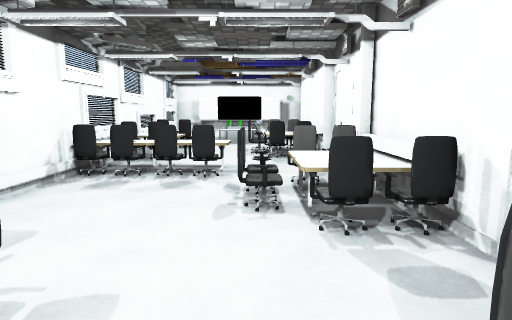
[1] (above)

13 first-person views from a walk through a scene from a Unity 3-D project. The camera is 1.5 m above the floor, tilts 8° down and sees 75° across. The floor is counted in squares, 1 m on a side. Each view is taken from the middle of a square. On the plan, view 1 faces up. The plan holds only what a view shows up to about 15 squares ahead; the rest is blank. The player is left out. Some surface patterns are stand-ins.

[2]
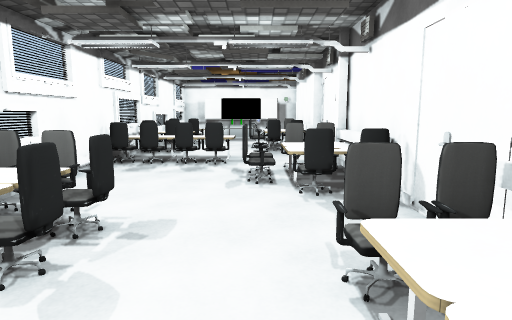

[3]
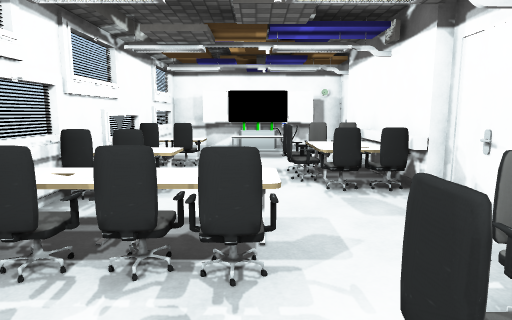

[4]
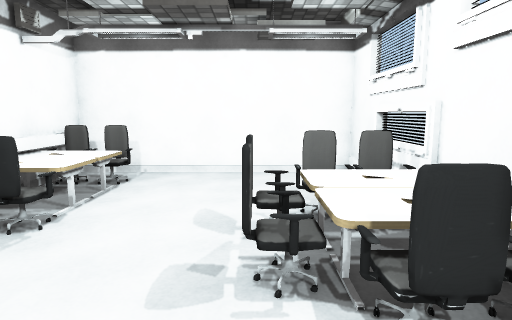

[5]
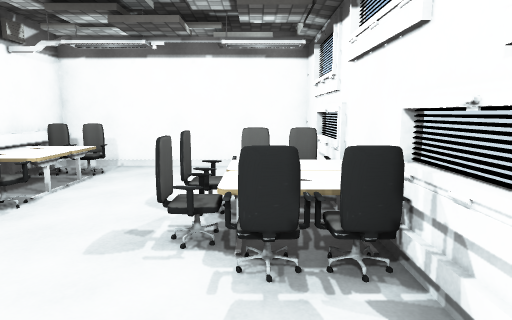

[6]
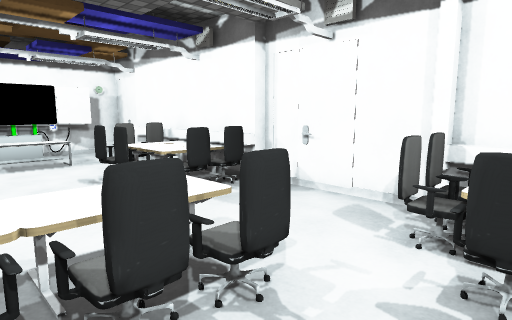

[7]
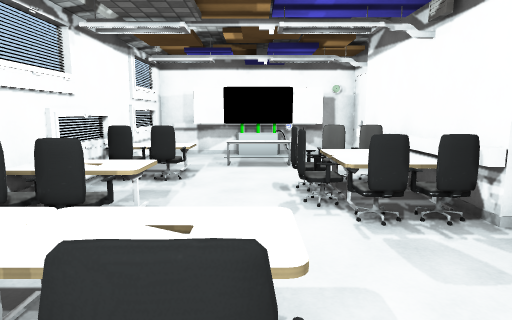

[8]
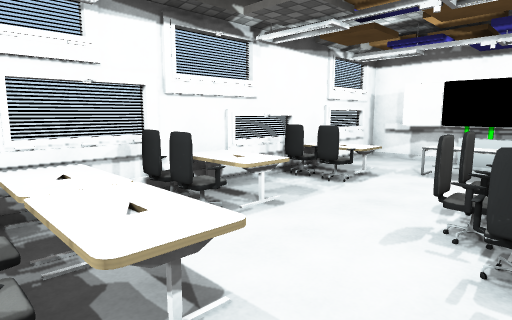

[9]
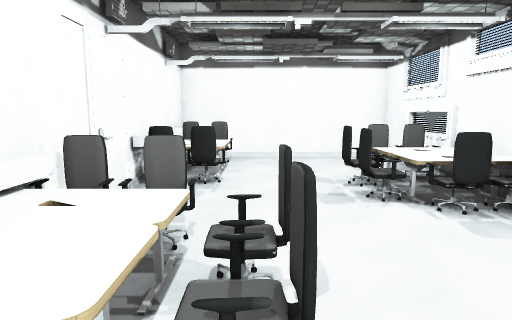

[10]
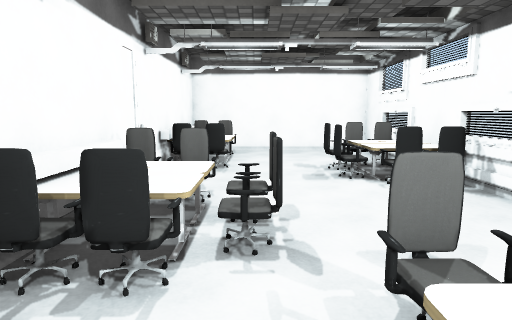

[11]
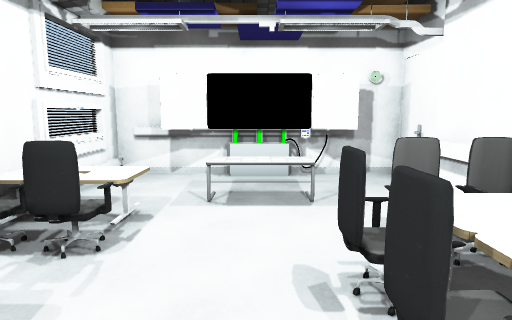

[12]
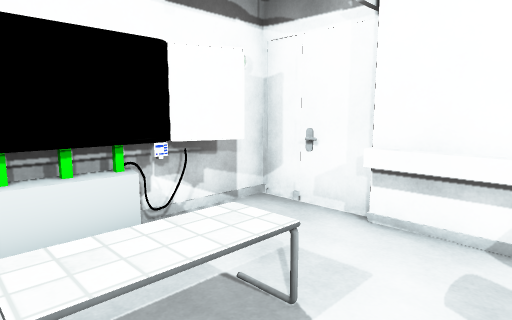

[13]
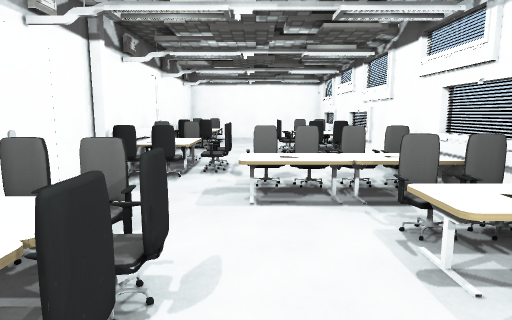

### Floor plan
Points are (right, up) in squares from view 1. A wall is a line through its corners. A room is listed if a view was taken in it or the views show most of it. See-through windows are left out.
Room 1 (views 1, 2, 3, 4, 5, 6, 7, 8, 9, 10, 11, 12, 13)
walls: (2.3, 11.3) (2.3, 14.5); (2.3, 15.4) (2.3, 17.1); (2.6, 17.1) (2.6, 19.4) (-4.5, 19.4) (-4.5, -3.7) (2.6, -3.7) (2.6, 11.3) (2, 11.3)
low walls: (2, 11.3) (2, 12) (1.4, 12); (0.4, 12.4) (0.4, 13); (2, 12) (2, 17.1)
objects: other object (-4, 0); table (-4, 0) to (-3, 1); table (-4, 2) to (-3, 3); other object (-4, 8); table (-4, 9) to (-3, 9); table (-4, 11) to (-3, 12); other object (-4, 14); table (-4, 15) to (-3, 16); other object (-3, 8); other object (-3, 14); other object (-2, 1); other object (-2, 2); other object (-2, 8); table (-2, 9) to (-1, 9); table (-2, 17) to (0, 17); other object (-1, 8); other object (-1, 19); other object (0, 5); other object (0, 6); other object (0, 11) to (1, 12); table (0, 13) to (1, 14); table (1, -2) to (2, -2); table (1, -1) to (2, 0); other object (1, 1); other object (1, 4); table (1, 5) to (2, 5); table (1, 6) to (2, 7); other object (1, 15); other object (2, 1); other object (2, 4); other object (2, 11); other object (2, 15)

Positions as (right, up) in squares from view 1, and headings:
1: (0, 0), facing up
2: (0, -2), facing up
3: (-1, 5), facing up
4: (-2, 5), facing down
5: (-3, 6), facing down
6: (-3, 6), facing up-right
7: (-1, 7), facing up
8: (1, 8), facing up-left
9: (0, 8), facing down
10: (0, 10), facing down
11: (-1, 11), facing up
12: (-2, 15), facing up-right
13: (-1, 15), facing down
